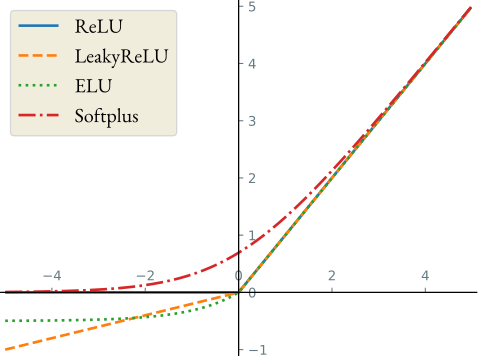

Recreate this plot in Python.
import matplotlib.pyplot as plt
import numpy as np

x = np.arange(-5, 5, 0.02)
gamma = 0.2
relu = np.maximum(0, x)
lrelu = np.maximum(0, x) + gamma * np.minimum(0, x)
softplus = np.log(1 + np.exp(x))

gamma2 = 0.5
elu = np.maximum(0, x) + np.minimum(0, gamma2 * (np.exp(x) - 1))

plt.axis([-5.1, 5.1, -1.1, 5.1])

with plt.style.context('Solarize_Light2'):

    ax = plt.gca()

    ax.xaxis.set_ticks_position('bottom')
    ax.spines['bottom'].set_position(('data', 0))

    ax.yaxis.set_ticks_position('left')
    ax.spines['left'].set_position(('data', 0))

    ax.xaxis.set_ticks_position('top')
    ax.spines['top'].set_position(('data', 0))

    ax.yaxis.set_ticks_position('right')
    ax.spines['right'].set_position(('data', 0))

    plt.plot(x, relu, linestyle="-", linewidth=2, label="ReLU")
    plt.plot(x, lrelu, linestyle="dashed", linewidth=2, label="LeakyReLU")
    plt.plot(x, elu, linestyle=":", linewidth=2, label="ELU")
    plt.plot(x, softplus, linestyle="-.", linewidth=2, label="Softplus")

    legend = plt.legend(loc='upper left', prop={'family': 'EB Garamond', 'size': 15})
    plt.setp(legend.get_texts())

    plt.show()
